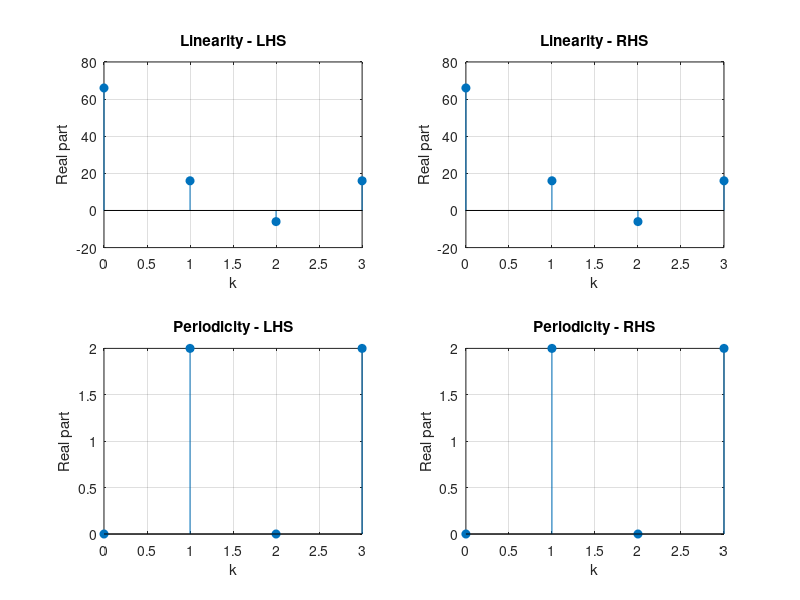
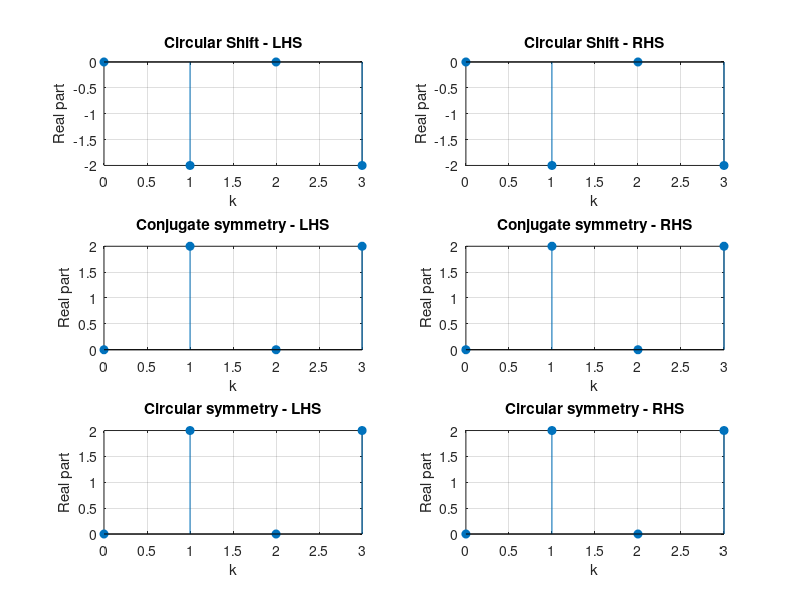

Write the MATLAB code that produced these figures, in order.
clc;
clear;
close all;

x=[1 0 -1 0];
% x=[1 2 3 4];
y=[7 8 3 4];

N=length(x);
n=0:N-1;
X=fft(x);
Y=fft(y);
 
%Linearity
a=2;
b=3;

LHS=fft(a*x+b*y);
RHS=a*X+b*Y;

disp("Linearity property");
disp("LHS=DFT{ax(n)+by(n)}");
disp(LHS);
disp("RHS=aX(k)+bY(k)");
disp(RHS);

%Periodicity
k=0:N-1;

LHS = x * exp(-1i * 2 * pi * (n.') * k / N);
RHS = x * exp(-1j * 2 * pi * (n.') * (k+N) / N);

disp("Periodicity property");
disp("LHS=X(k)");
disp(LHS);
disp("RHS=X(k+N)");
disp(RHS);

%Circular shift
m=2;

LHS=fft(circshift(x,m));
RHS=X.*exp(-1j*2*pi*k*m/N);

disp("Circular Shift");
disp("LHS=DFT{x((n-m))}");
disp(LHS);
disp("RHS=X(k)*exp(-j2pikm/N)");
disp(RHS);

%Conjugate symmetry
idx=mod(-n,N)+1;

LHS=X;
RHS=conj(X(idx));

disp("Conjugate symmetry");
disp("LHS=X(k)");
disp(LHS);
disp("RHS=X*(N-n)");
disp(RHS);

%Circular symmetry of a sequence
x_rev = x(mod(-n,N)+1);       % x[(-n)_N]
x_e   = 0.5*(x + x_rev);      % even part
x_o   = 0.5*(x - x_rev);      % odd part

LHS = fft(x_rev);
RHS = X(mod(-k,N)+1);

disp("Circular symmetry");
disp("x[(-n)_N] = ");
disp(x_rev);
disp("LHS=DFT{x[(-n)_N]}");
disp(LHS);
disp("RHS=X[(-k)_N]");
disp(RHS);


figure('Name','Linearity & Periodicity','Color','w');

% Row 1 : Linearity
subplot(2,2,1);
stem(k, real(fft(a*x+b*y)),"filled");
title("Linearity - LHS");
xlabel('k'); ylabel("Real part"); grid on;

subplot(2,2,2);
stem(k, real(a*X+b*Y),"filled");
title("Linearity - RHS");
xlabel('k'); ylabel("Real part"); grid on;

% Row 2 : Periodicity
subplot(2,2,3);
stem(k, real(x * exp(-1i * 2 * pi * (n.') * k / N)),"filled");
title("Periodicity - LHS");
xlabel('k'); ylabel("Real part"); grid on;

subplot(2,2,4);
stem(k, real(x * exp(-1j * 2 * pi * (n.') * (k+N) / N)),"filled");
title("Periodicity - RHS");
xlabel('k'); ylabel("Real part"); grid on;

figure('Name','Circular Properties','Color','w');

% Row 1 : Circular Shift
subplot(3,2,1);
stem(k, real(fft(circshift(x,m))),"filled");
title("Circular Shift - LHS");
xlabel('k'); ylabel("Real part"); grid on;

subplot(3,2,2);
stem(k, real(X.*exp(-1j*2*pi*k*m/N)),"filled");
title("Circular Shift - RHS");
xlabel('k'); ylabel("Real part"); grid on;

% Row 2 : Conjugate Symmetry
subplot(3,2,3);
stem(k, real(X),"filled");
title("Conjugate symmetry - LHS");
xlabel('k'); ylabel("Real part"); grid on;

subplot(3,2,4);
stem(k, real(conj(X(idx))),"filled");
title("Conjugate symmetry - RHS");
xlabel('k'); ylabel("Real part"); grid on;

% Row 3 : Circular Symmetry
subplot(3,2,5);
stem(k, real(fft(x_rev)),"filled");
title("Circular symmetry - LHS");
xlabel('k'); ylabel("Real part"); grid on;

subplot(3,2,6);
stem(k, real(X(mod(-k,N)+1)),"filled");
title("Circular symmetry - RHS");
xlabel('k'); ylabel("Real part"); grid on;
